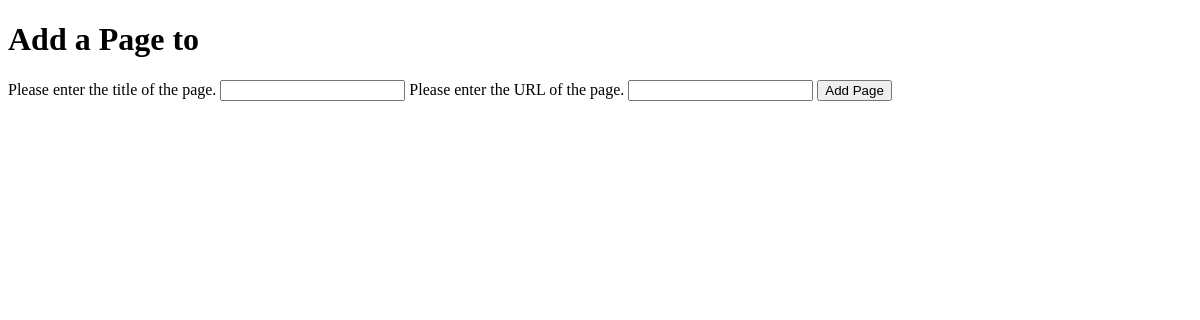
Page /rango/category/assembly/add_page/ on the earlier database version.
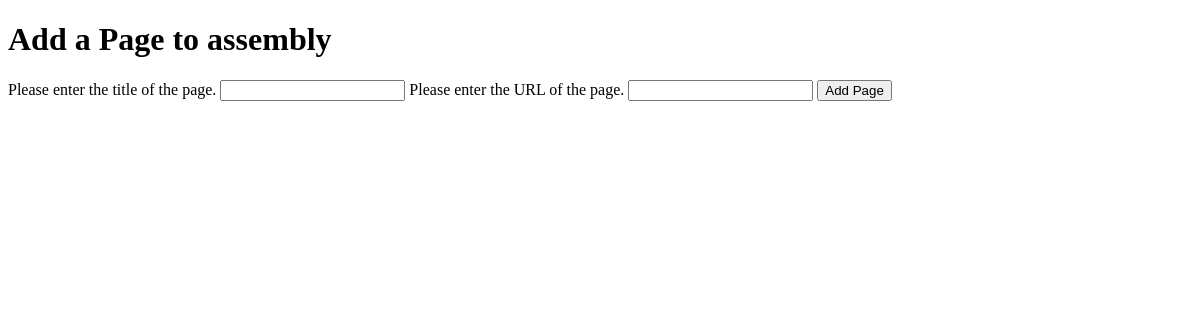
Same page on the later database version.
### rango/models.py (models this page shows, shortened)
class Category(models.Model):
	name = models.CharField(max_length=128, unique=True)
	views=models.IntegerField(default=0)
	likes=models.IntegerField(default=0)
	slug = models.SlugField(unique=True)
	class Meta:
		verbose_name_plural = 'Categories'

### rango/views.py (the view, shortened to what this page needs)
# urls.py: path('category/<slug:category_name_slug>/add_page/',views.add_page,name="add_page"),
def add_page(request,category_name_slug):
	try:
		category = Category.objects.get(slug=category_name_slug)
	except Category.DoesNotExist:
		category = None
	form = PageForm()
	context_dict = {'form':form,'category':category}
	return render(request, 'rango/add_page.html' ,context_dict)#view是服务器后台操作，不需要url映射，直接给真实路径。

### rango/forms.py (shortened to what this page needs)
class PageForm(forms.ModelForm):
    title = forms.CharField(max_length=128,help_text="Please enter the title of the page.")
    url = forms.URLField(max_length=200,help_text="Please enter the URL of the page.")
    views = forms.IntegerField(widget=forms.HiddenInput(),initial=0)
    class Meta:
        model = Page
        exclude = ('category',)

### templates/rango/add_page.html (shortened to what this page needs)
<!DOCTYPE html>
<html>
    <head>
    </head>
    <body>
        <h1>Add a Page to {{category.slug}}</h1>
        <div>
            <form id="category_form" method="post" action="/rango/category/{{ category.slug }}/add_page/">
                {% for field in form.visible_fields %}
                    {{ field.help_text }}
                    {{ field }}
                {% endfor %}
                <input type="submit" name="submit" value="Add Page" />
            </form>
        </div>
    </body>
</html>

Differences in the rows shown:
added Category: slug "assembly"
